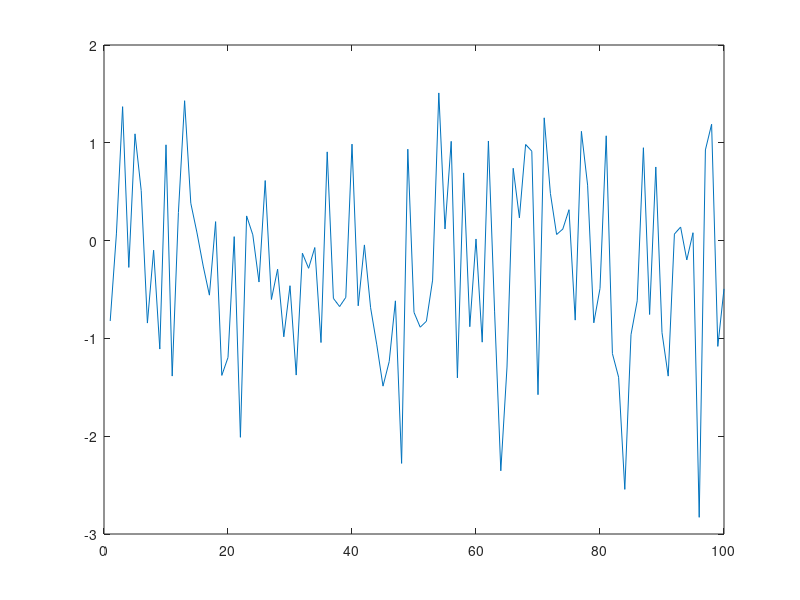

MATLAB code to generate this figure:
% Define vector X
X = [1 8 3 9 0 1];

% Add up the values of the elements
sum_X = sum(X);

% Compute the Running Sum
running_sum_X = cumsum(X);

% Generate a random sequence using rand() / randn() functions
rand_seq = randn(1, 100); % Generate 100 random values from a normal distribution

% Plot the random sequence
plot(rand_seq);
